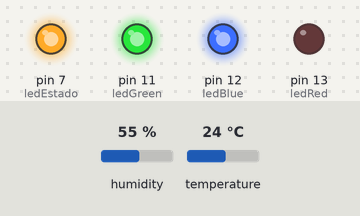
This sketch was run on a simulated Arduino Uno, built with avr-gcc and run on an emulated ATmega328P. Parts: output pins drawn as LEDs (lit = HIGH). The test bench sets the inputs (shaded band); at power-on: humidity 55 %, temperature 24 °C.

Above: at 2.8 s.
2.9 s: humidity set to 52 %
5.6 s: humidity set to 49 %
At 6.6 s:
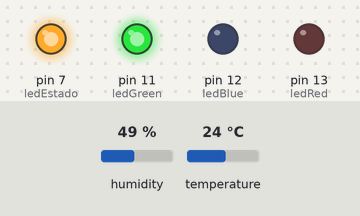
8.3 s: temperature set to 26 °C
At 11.3 s:
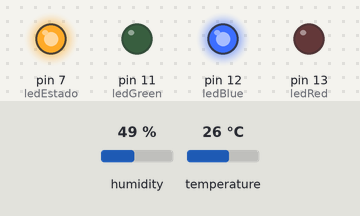
11.6 s: temperature set to 9 °C
At 12.5 s:
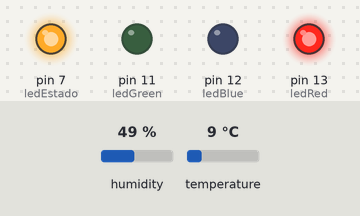
14.3 s: temperature set to 12 °C
At 17.2 s:
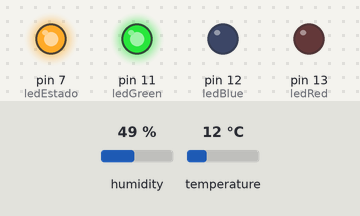
17.7 s: humidity set to 68 %
At 19.6 s:
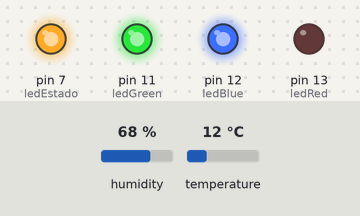
Timing chart, 0 to 21.1 s (numbered marks = the images above; inputs shaded):
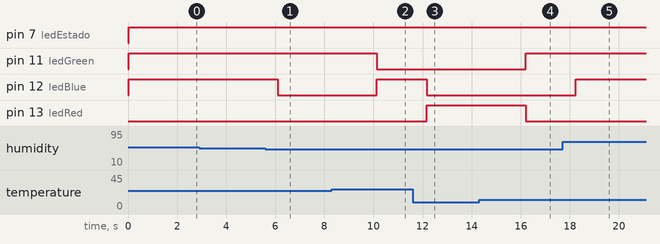

The sketch:

IA_Arduino_DH11.ino
```cpp
#include <DHT.h>
#include <DHT_U.h>


//LED's
#define ledRed 13
#define ledBlue 12
#define ledGreen 11
#define ledEstado 7

//Sensor
#define DHTPIN 10
#define DHTTYPE DHT11

DHT dht(DHTPIN, DHTTYPE);

void setup() {
  // put your setup code here, to run once:
  dht.begin();
  pinMode(ledRed, OUTPUT);
  pinMode(ledBlue, OUTPUT);
  pinMode(ledGreen, OUTPUT);
  pinMode(ledEstado, OUTPUT);
}

void loop() {
  // put your main code here, to run repeatedly:
    float h = dht.readHumidity();
    float t = dht.readTemperature();

    digitalWrite(ledEstado, HIGH);

   if (t>24 | h>50 & t>10) {
      digitalWrite(ledBlue, HIGH);
   } else digitalWrite(ledBlue, LOW);
   if (t<11) {
      digitalWrite(ledRed, HIGH);
   } else digitalWrite(ledRed, LOW);
   if (t>10 & t<25) {
      digitalWrite(ledGreen, HIGH);
   } else digitalWrite(ledGreen, LOW);
}
```

Measured:
- the behaviour switches between 51 and 50 % on humidity (found by bisection; images 0 and 1)
- the behaviour switches between 24 and 25 °C on temperature (found by bisection; images 1 and 2)
- the behaviour switches between 10 and 11 °C on temperature (found by bisection; images 3 and 4)
- after the input at 2.9 s, every drawn part: stays the same
- after the input at 5.6 s, pin 12 (ledBlue): HIGH → LOW after 0.49 s
- after the input at 8.3 s, pin 11 (ledGreen): HIGH → LOW after 1.8 s; pin 12 (ledBlue): LOW → HIGH after 1.8 s
- after the input at 11.6 s, pin 12 (ledBlue): HIGH → LOW after 0.56 s; pin 13 (ledRed): LOW → HIGH after 0.56 s
- after the input at 14.3 s, pin 11 (ledGreen): LOW → HIGH after 1.9 s; pin 13 (ledRed): HIGH → LOW after 1.9 s
- after the input at 17.7 s, pin 12 (ledBlue): LOW → HIGH after 0.53 s
